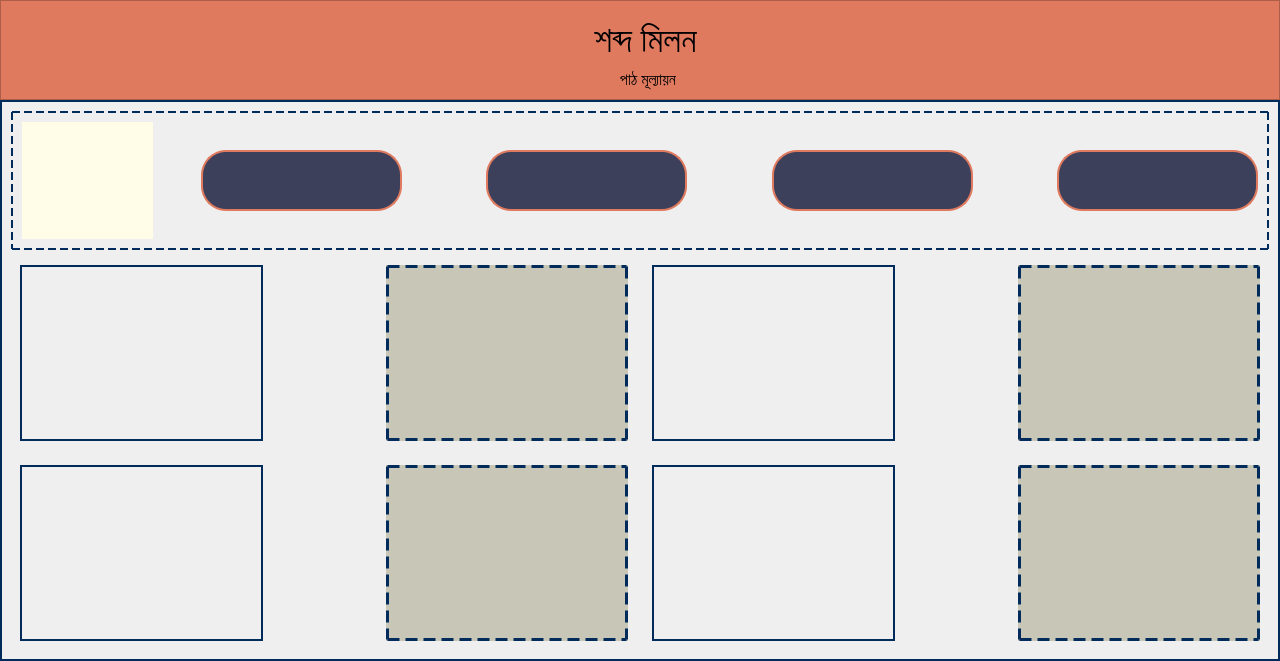
      <widget class="QWidget" name="matching_page">
       <layout class="QVBoxLayout" name="verticalLayout_6">
        <property name="spacing">
         <number>0</number>
        </property>
        <property name="leftMargin">
         <number>0</number>
        </property>
        <property name="topMargin">
         <number>0</number>
        </property>
        <property name="rightMargin">
         <number>0</number>
        </property>
        <property name="bottomMargin">
         <number>0</number>
        </property>
        <item>
         <widget class="QFrame" name="top_frame_5">
          <property name="minimumSize">
           <size>
            <width>1280</width>
            <height>100</height>
           </size>
          </property>
          <property name="maximumSize">
           <size>
            <width>16777215</width>
            <height>100</height>
           </size>
          </property>
          <property name="styleSheet">
           <string notr="true">background-color: #E07A5F;
color: #3D405B; </string>
          </property>
          <property name="frameShape">
           <enum>QFrame::StyledPanel</enum>
          </property>
          <property name="frameShadow">
           <enum>QFrame::Raised</enum>
          </property>
          <layout class="QGridLayout" name="gridLayout_8">
           <property name="leftMargin">
            <number>11</number>
           </property>
           <property name="topMargin">
            <number>11</number>
           </property>
           <property name="rightMargin">
            <number>0</number>
           </property>
           <property name="bottomMargin">
            <number>4</number>
           </property>
           <property name="spacing">
            <number>0</number>
           </property>
           <item row="0" column="0">
            <widget class="QLabel" name="lbl_lesson_headline_3">
             <property name="minimumSize">
              <size>
               <width>1189</width>
               <height>58</height>
              </size>
             </property>
             <property name="font">
              <font>
               <family>Kalpurush</family>
               <pointsize>26</pointsize>
               <weight>50</weight>
               <italic>false</italic>
               <bold>false</bold>
              </font>
             </property>
             <property name="styleSheet">
              <string notr="true">color: rgb(0, 0, 0);
font: 26pt &quot;Kalpurush&quot;;</string>
             </property>
             <property name="text">
              <string>শব্দ মিলন</string>
             </property>
             <property name="alignment">
              <set>Qt::AlignCenter</set>
             </property>
             <property name="margin">
              <number>-10</number>
             </property>
            </widget>
           </item>
           <item row="1" column="0">
            <widget class="QLabel" name="lbl_lesson_sub_heading_3">
             <property name="minimumSize">
              <size>
               <width>1189</width>
               <height>30</height>
              </size>
             </property>
             <property name="font">
              <font>
               <family>Kalpurush</family>
               <pointsize>12</pointsize>
               <weight>50</weight>
               <italic>false</italic>
               <bold>false</bold>
              </font>
             </property>
             <property name="styleSheet">
              <string notr="true">color: rgb(0, 0, 0);
padding-left: 5px;
font: 12pt &quot;Kalpurush&quot;;</string>
             </property>
             <property name="text">
              <string>পাঠ মূল্যায়ন</string>
             </property>
             <property name="alignment">
              <set>Qt::AlignCenter</set>
             </property>
            </widget>
           </item>
          </layout>
         </widget>
        </item>
        <item>
         <widget class="QFrame" name="puzzle_widget_frame_2">
          <property name="minimumSize">
           <size>
            <width>865</width>
            <height>561</height>
           </size>
          </property>
          <property name="styleSheet">
           <string notr="true">background-color: none;
border: 2px solid rgb(0, 43, 91);</string>
          </property>
          <property name="frameShape">
           <enum>QFrame::StyledPanel</enum>
          </property>
          <property name="frameShadow">
           <enum>QFrame::Raised</enum>
          </property>
          <layout class="QGridLayout" name="gridLayout_10">
           <item row="2" column="0">
            <widget class="QFrame" name="frame_4">
             <property name="minimumSize">
              <size>
               <width>624</width>
               <height>193</height>
              </size>
             </property>
             <property name="styleSheet">
              <string notr="true">border: none;</string>
             </property>
             <property name="frameShape">
              <enum>QFrame::StyledPanel</enum>
             </property>
             <property name="frameShadow">
              <enum>QFrame::Raised</enum>
             </property>
             <layout class="QHBoxLayout" name="horizontalLayout_11">
              <item>
               <widget class="QLabel" name="mat_img_lbl_3">
                <property name="minimumSize">
                 <size>
                  <width>239</width>
                  <height>171</height>
                 </size>
                </property>
                <property name="styleSheet">
                 <string notr="true">border: 2px solid rgb(0, 43, 91);</string>
                </property>
                <property name="text">
                 <string/>
                </property>
               </widget>
              </item>
              <item>
               <widget class="QLabel" name="label_9">
                <property name="minimumSize">
                 <size>
                  <width>111</width>
                  <height>41</height>
                 </size>
                </property>
                <property name="maximumSize">
                 <size>
                  <width>105</width>
                  <height>171</height>
                 </size>
                </property>
                <property name="font">
                 <font>
                  <pointsize>8</pointsize>
                 </font>
                </property>
                <property name="styleSheet">
                 <string notr="true">border: none;</string>
                </property>
                <property name="text">
                 <string/>
                </property>
                <property name="pixmap">
                 <pixmap>../Images/connect_1.png</pixmap>
                </property>
                <property name="alignment">
                 <set>Qt::AlignCenter</set>
                </property>
               </widget>
              </item>
              <item>
               <widget class="QFrame" name="mat_txt_lbl_3_frame">
                <property name="minimumSize">
                 <size>
                  <width>238</width>
                  <height>171</height>
                 </size>
                </property>
                <property name="styleSheet">
                 <string notr="true">border: 3px dashed rgb(0, 43, 91);
background-color: rgb(200, 198, 182);</string>
                </property>
                <property name="frameShape">
                 <enum>QFrame::StyledPanel</enum>
                </property>
                <property name="frameShadow">
                 <enum>QFrame::Raised</enum>
                </property>
               </widget>
              </item>
             </layout>
            </widget>
           </item>
           <item row="2" column="1">
            <widget class="QFrame" name="frame_5">
             <property name="minimumSize">
              <size>
               <width>624</width>
               <height>193</height>
              </size>
             </property>
             <property name="styleSheet">
              <string notr="true">border: none;</string>
             </property>
             <property name="frameShape">
              <enum>QFrame::StyledPanel</enum>
             </property>
             <property name="frameShadow">
              <enum>QFrame::Raised</enum>
             </property>
             <layout class="QHBoxLayout" name="horizontalLayout_13">
              <item>
               <widget class="QLabel" name="mat_img_lbl_4">
                <property name="minimumSize">
                 <size>
                  <width>239</width>
                  <height>171</height>
                 </size>
                </property>
                <property name="styleSheet">
                 <string notr="true">border: 2px solid rgb(0, 43, 91);</string>
                </property>
                <property name="text">
                 <string/>
                </property>
               </widget>
              </item>
              <item>
               <widget class="QLabel" name="label_12">
                <property name="minimumSize">
                 <size>
                  <width>111</width>
                  <height>41</height>
                 </size>
                </property>
                <property name="maximumSize">
                 <size>
                  <width>105</width>
                  <height>171</height>
                 </size>
                </property>
                <property name="font">
                 <font>
                  <pointsize>8</pointsize>
                 </font>
                </property>
                <property name="styleSheet">
                 <string notr="true">border: none;</string>
                </property>
                <property name="text">
                 <string/>
                </property>
                <property name="pixmap">
                 <pixmap>../Images/connect_1.png</pixmap>
                </property>
                <property name="alignment">
                 <set>Qt::AlignCenter</set>
                </property>
               </widget>
              </item>
              <item>
               <widget class="QFrame" name="mat_txt_lbl_4_frame">
                <property name="minimumSize">
                 <size>
                  <width>238</width>
                  <height>171</height>
                 </size>
                </property>
                <property name="styleSheet">
                 <string notr="true">border: 3px dashed rgb(0, 43, 91);
background-color: rgb(200, 198, 182);</string>
                </property>
                <property name="frameShape">
                 <enum>QFrame::StyledPanel</enum>
                </property>
                <property name="frameShadow">
                 <enum>QFrame::Raised</enum>
                </property>
               </widget>
              </item>
             </layout>
            </widget>
           </item>
           <item row="1" column="0">
            <widget class="QFrame" name="frame_2">
             <property name="minimumSize">
              <size>
               <width>624</width>
               <height>193</height>
              </size>
             </property>
             <property name="styleSheet">
              <string notr="true">border: none;</string>
             </property>
             <property name="frameShape">
              <enum>QFrame::StyledPanel</enum>
             </property>
             <property name="frameShadow">
              <enum>QFrame::Raised</enum>
             </property>
             <layout class="QHBoxLayout" name="horizontalLayout_8">
              <item>
               <widget class="QLabel" name="mat_img_lbl_1">
                <property name="minimumSize">
                 <size>
                  <width>239</width>
                  <height>171</height>
                 </size>
                </property>
                <property name="styleSheet">
                 <string notr="true">border: 2px solid rgb(0, 43, 91);</string>
                </property>
                <property name="text">
                 <string/>
                </property>
               </widget>
              </item>
              <item>
               <widget class="QLabel" name="label_4">
                <property name="minimumSize">
                 <size>
                  <width>111</width>
                  <height>41</height>
                 </size>
                </property>
                <property name="maximumSize">
                 <size>
                  <width>105</width>
                  <height>171</height>
                 </size>
                </property>
                <property name="font">
                 <font>
                  <pointsize>8</pointsize>
                 </font>
                </property>
                <property name="styleSheet">
                 <string notr="true">border: none;</string>
                </property>
                <property name="text">
                 <string/>
                </property>
                <property name="pixmap">
                 <pixmap>../Images/connect_1.png</pixmap>
                </property>
                <property name="alignment">
                 <set>Qt::AlignCenter</set>
                </property>
               </widget>
              </item>
              <item>
               <widget class="QFrame" name="mat_txt_lbl_1_frame">
                <property name="minimumSize">
                 <size>
                  <width>238</width>
                  <height>171</height>
                 </size>
                </property>
                <property name="styleSheet">
                 <string notr="true">border: 3px dashed rgb(0, 43, 91);
background-color: rgb(200, 198, 182);</string>
                </property>
                <property name="frameShape">
                 <enum>QFrame::StyledPanel</enum>
                </property>
                <property name="frameShadow">
                 <enum>QFrame::Raised</enum>
                </property>
               </widget>
              </item>
             </layout>
            </widget>
           </item>
           <item row="1" column="1">
            <widget class="QFrame" name="frame_3">
             <property name="minimumSize">
              <size>
               <width>624</width>
               <height>193</height>
              </size>
             </property>
             <property name="styleSheet">
              <string notr="true">border: none;</string>
             </property>
             <property name="frameShape">
              <enum>QFrame::StyledPanel</enum>
             </property>
             <property name="frameShadow">
              <enum>QFrame::Raised</enum>
             </property>
             <layout class="QHBoxLayout" name="horizontalLayout_10">
              <item>
               <widget class="QLabel" name="mat_img_lbl_2">
                <property name="minimumSize">
                 <size>
                  <width>239</width>
                  <height>171</height>
                 </size>
                </property>
                <property name="styleSheet">
                 <string notr="true">border: 2px solid rgb(0, 43, 91);</string>
                </property>
                <property name="text">
                 <string/>
                </property>
               </widget>
              </item>
              <item>
               <widget class="QLabel" name="label_6">
                <property name="minimumSize">
                 <size>
                  <width>111</width>
                  <height>41</height>
                 </size>
                </property>
                <property name="maximumSize">
                 <size>
                  <width>105</width>
                  <height>171</height>
                 </size>
                </property>
                <property name="font">
                 <font>
                  <pointsize>8</pointsize>
                 </font>
                </property>
                <property name="styleSheet">
                 <string notr="true">border: none;</string>
                </property>
                <property name="text">
                 <string/>
                </property>
                <property name="pixmap">
                 <pixmap>../Images/connect_1.png</pixmap>
                </property>
                <property name="alignment">
                 <set>Qt::AlignCenter</set>
                </property>
               </widget>
              </item>
              <item>
               <widget class="QFrame" name="mat_txt_lbl_2_frame">
                <property name="minimumSize">
                 <size>
                  <width>238</width>
                  <height>171</height>
                 </size>
                </property>
                <property name="styleSheet">
                 <string notr="true">border: 3px dashed rgb(0, 43, 91);
background-color: rgb(200, 198, 182);</string>
                </property>
                <property name="frameShape">
                 <enum>QFrame::StyledPanel</enum>
                </property>
                <property name="frameShadow">
                 <enum>QFrame::Raised</enum>
                </property>
               </widget>
              </item>
             </layout>
            </widget>
           </item>
           <item row="0" column="0" colspan="2">
            <widget class="QFrame" name="frame_6">
             <property name="minimumSize">
              <size>
               <width>1254</width>
               <height>139</height>
              </size>
             </property>
             <property name="maximumSize">
              <size>
               <width>16777215</width>
               <height>139</height>
              </size>
             </property>
             <property name="styleSheet">
              <string notr="true">border: 2px dashed rgb(0, 43, 91);</string>
             </property>
             <property name="frameShape">
              <enum>QFrame::StyledPanel</enum>
             </property>
             <property name="frameShadow">
              <enum>QFrame::Raised</enum>
             </property>
             <layout class="QGridLayout" name="gridLayout_12">
              <item row="0" column="0" rowspan="3">
               <widget class="QLabel" name="label_18">
                <property name="minimumSize">
                 <size>
                  <width>131</width>
                  <height>111</height>
                 </size>
                </property>
                <property name="styleSheet">
                 <string notr="true">border: none;
background-color: rgb(255, 252, 232);</string>
                </property>
                <property name="text">
                 <string/>
                </property>
                <property name="pixmap">
                 <pixmap>../Images/drag_2-100x100.png</pixmap>
                </property>
                <property name="alignment">
                 <set>Qt::AlignCenter</set>
                </property>
               </widget>
              </item>
              <item row="0" column="1">
               <spacer name="horizontalSpacer">
                <property name="orientation">
                 <enum>Qt::Horizontal</enum>
                </property>
                <property name="sizeHint" stdset="0">
                 <size>
                  <width>40</width>
                  <height>20</height>
                 </size>
                </property>
               </spacer>
              </item>
              <item row="0" column="2">
               <spacer name="verticalSpacer_3">
                <property name="orientation">
                 <enum>Qt::Vertical</enum>
                </property>
                <property name="sizeHint" stdset="0">
                 <size>
                  <width>20</width>
                  <height>18</height>
                 </size>
                </property>
               </spacer>
              </item>
              <item row="0" column="4">
               <spacer name="verticalSpacer_7">
                <property name="orientation">
                 <enum>Qt::Vertical</enum>
                </property>
                <property name="sizeHint" stdset="0">
                 <size>
                  <width>20</width>
                  <height>18</height>
                 </size>
                </property>
               </spacer>
              </item>
              <item row="0" column="7">
               <spacer name="verticalSpacer_8">
                <property name="orientation">
                 <enum>Qt::Vertical</enum>
                </property>
                <property name="sizeHint" stdset="0">
                 <size>
                  <width>20</width>
                  <height>18</height>
                 </size>
                </property>
               </spacer>
              </item>
              <item row="0" column="9">
               <spacer name="verticalSpacer_10">
                <property name="orientation">
                 <enum>Qt::Vertical</enum>
                </property>
                <property name="sizeHint" stdset="0">
                 <size>
                  <width>20</width>
                  <height>18</height>
                 </size>
                </property>
               </spacer>
              </item>
              <item row="1" column="2">
               <widget class="QFrame" name="mat_option_1_frame">
                <property name="minimumSize">
                 <size>
                  <width>201</width>
                  <height>61</height>
                 </size>
                </property>
                <property name="font">
                 <font>
                  <pointsize>10</pointsize>
                 </font>
                </property>
                <property name="cursor">
                 <cursorShape>PointingHandCursor</cursorShape>
                </property>
                <property name="styleSheet">
                 <string notr="true">border: 2px solid rgb(224, 122, 95) ;
background-color: rgb(61, 64, 91);
color: white;
border-radius: 25px;</string>
                </property>
                <property name="frameShape">
                 <enum>QFrame::StyledPanel</enum>
                </property>
                <property name="frameShadow">
                 <enum>QFrame::Raised</enum>
                </property>
               </widget>
              </item>
              <item row="1" column="3">
               <spacer name="horizontalSpacer_2">
                <property name="orientation">
                 <enum>Qt::Horizontal</enum>
                </property>
                <property name="sizeHint" stdset="0">
                 <size>
                  <width>78</width>
                  <height>20</height>
                 </size>
                </property>
               </spacer>
              </item>
              <item row="1" column="4" colspan="2">
               <widget class="QFrame" name="mat_option_2_frame">
                <property name="minimumSize">
                 <size>
                  <width>201</width>
                  <height>61</height>
                 </size>
                </property>
                <property name="font">
                 <font>
                  <pointsize>10</pointsize>
                 </font>
                </property>
                <property name="cursor">
                 <cursorShape>PointingHandCursor</cursorShape>
                </property>
                <property name="styleSheet">
                 <string notr="true">border: 2px solid rgb(224, 122, 95) ;
background-color: rgb(61, 64, 91);
color: white;
border-radius: 25px;</string>
                </property>
                <property name="frameShape">
                 <enum>QFrame::StyledPanel</enum>
                </property>
                <property name="frameShadow">
                 <enum>QFrame::Raised</enum>
                </property>
               </widget>
              </item>
              <item row="1" column="6">
               <spacer name="horizontalSpacer_3">
                <property name="orientation">
                 <enum>Qt::Horizontal</enum>
                </property>
                <property name="sizeHint" stdset="0">
                 <size>
                  <width>79</width>
                  <height>20</height>
                 </size>
                </property>
               </spacer>
              </item>
              <item row="1" column="7">
               <widget class="QFrame" name="mat_option_3_frame">
                <property name="minimumSize">
                 <size>
                  <width>201</width>
                  <height>61</height>
                 </size>
                </property>
                <property name="font">
                 <font>
                  <pointsize>10</pointsize>
                 </font>
                </property>
                <property name="cursor">
                 <cursorShape>PointingHandCursor</cursorShape>
                </property>
                <property name="styleSheet">
                 <string notr="true">border: 2px solid rgb(224, 122, 95) ;
background-color: rgb(61, 64, 91);
color: white;
border-radius: 25px;</string>
                </property>
                <property name="frameShape">
                 <enum>QFrame::StyledPanel</enum>
                </property>
                <property name="frameShadow">
                 <enum>QFrame::Raised</enum>
                </property>
               </widget>
              </item>
              <item row="1" column="8">
               <spacer name="horizontalSpacer_4">
                <property name="orientation">
                 <enum>Qt::Horizontal</enum>
                </property>
                <property name="sizeHint" stdset="0">
                 <size>
                  <width>78</width>
                  <height>20</height>
                 </size>
                </property>
               </spacer>
              </item>
              <item row="1" column="9">
               <widget class="QFrame" name="mat_option_4_frame">
                <property name="minimumSize">
                 <size>
                  <width>201</width>
                  <height>61</height>
                 </size>
                </property>
                <property name="font">
                 <font>
                  <pointsize>10</pointsize>
                 </font>
                </property>
                <property name="cursor">
                 <cursorShape>PointingHandCursor</cursorShape>
                </property>
                <property name="styleSheet">
                 <string notr="true">border: 2px solid rgb(224, 122, 95) ;
background-color: rgb(61, 64, 91);
color: white;
border-radius: 25px;</string>
                </property>
                <property name="frameShape">
                 <enum>QFrame::StyledPanel</enum>
                </property>
                <property name="frameShadow">
                 <enum>QFrame::Raised</enum>
                </property>
               </widget>
              </item>
              <item row="2" column="2">
               <spacer name="verticalSpacer_5">
                <property name="orientation">
                 <enum>Qt::Vertical</enum>
                </property>
                <property name="sizeHint" stdset="0">
                 <size>
                  <width>20</width>
                  <height>18</height>
                 </size>
                </property>
               </spacer>
              </item>
              <item row="2" column="5">
               <spacer name="verticalSpacer_6">
                <property name="orientation">
                 <enum>Qt::Vertical</enum>
                </property>
                <property name="sizeHint" stdset="0">
                 <size>
                  <width>20</width>
                  <height>18</height>
                 </size>
                </property>
               </spacer>
              </item>
              <item row="2" column="7">
               <spacer name="verticalSpacer_9">
                <property name="orientation">
                 <enum>Qt::Vertical</enum>
                </property>
                <property name="sizeHint" stdset="0">
                 <size>
                  <width>20</width>
                  <height>18</height>
                 </size>
                </property>
               </spacer>
              </item>
              <item row="2" column="9">
               <spacer name="verticalSpacer_11">
                <property name="orientation">
                 <enum>Qt::Vertical</enum>
                </property>
                <property name="sizeHint" stdset="0">
                 <size>
                  <width>20</width>
                  <height>18</height>
                 </size>
                </property>
               </spacer>
              </item>
             </layout>
            </widget>
           </item>
          </layout>
         </widget>
        </item>
       </layout>
      </widget>
